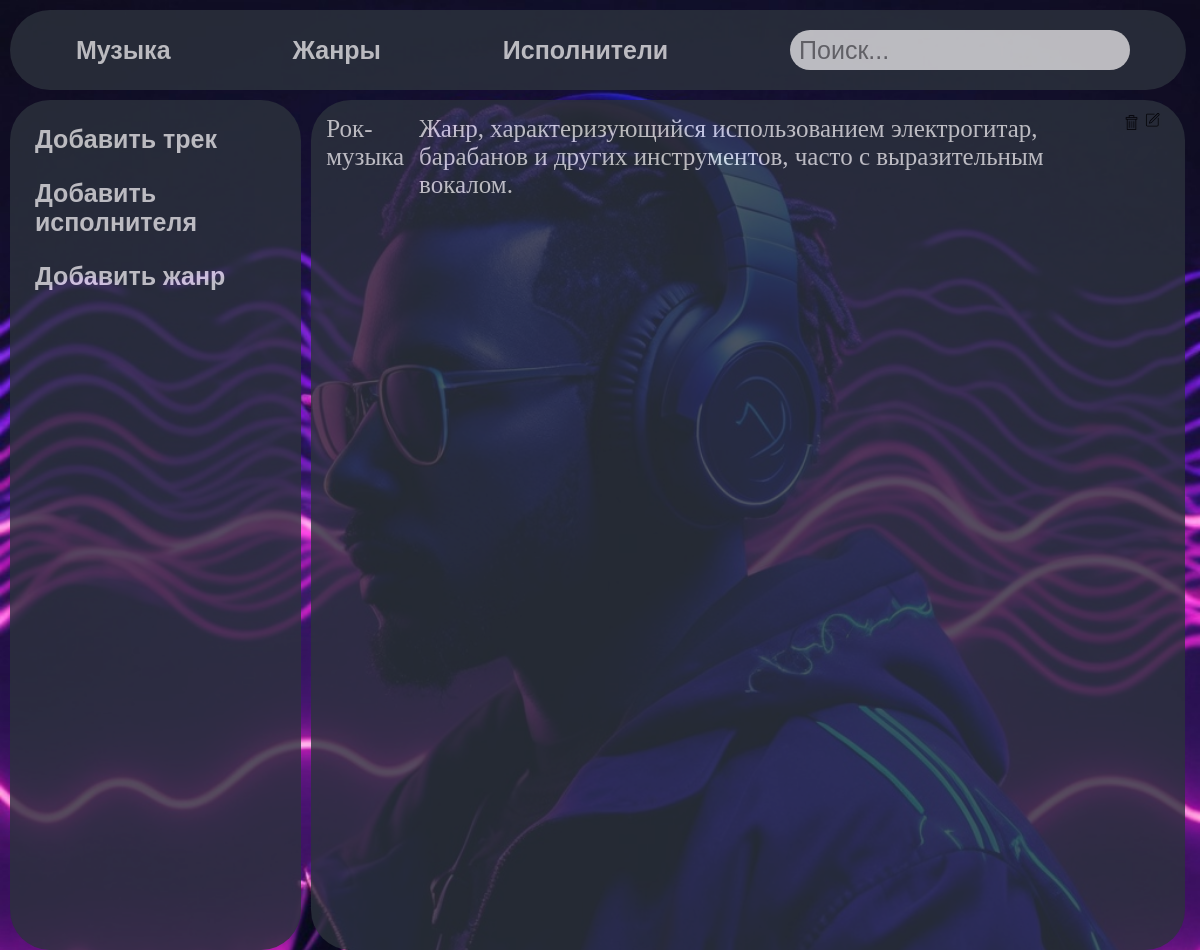
/music/genre/2, run on the app's committed database.
### music/models.py (models this page shows, shortened)
class TypeMusics(models.Model):
    name_type = models.CharField('Жанр', max_length=250)
    description = models.CharField('Описание', max_length=250)
    class Meta:
        verbose_name = 'Жанр'
        verbose_name_plural = 'Жанры'

### music/views.py (the view)
# urls.py: path('genre/<int:pk>', views.GenreDetailView.as_view(), name='genre-details'),
class GenreDetailView(DetailView):
    model = TypeMusics
    template_name = 'music/genredetailviews.html'
    context_object_name = 'genre'

### music/templates/music/genredetailviews.html
{% extends 'music/music.html' %}
{% load static %}
{% block content-right %}
  <div class="features">
      <h1 class="form-control-view">{{ genre.name_type }}</h1>
      <p class="form-control-view">{{ genre.description }}</p>
      <a href="{% url 'genre-delete' genre.id %}" class="btn btn-danger">
          <img src="{% static 'music/img/delete.png' %}" alt="Удалить">
      </a>
      <a href="{% url 'genre-update' genre.id %}" class="btn btn-info">
          <img src="{% static 'music/img/update.svg' %}" alt="Редактировать">
      </a>
  </div>
{% endblock %}

### music/static/music/css/music.css (style rules this page uses)
body { background-image: url("../img/back1.jpg"); background-repeat: no-repeat; background-size: 100%; }
.page-body { display: flex; flex-direction: column; }
.features { display: flex; flex-direction: row; }
.btn-danger { width: 30px; height: 30px; margin-top: 15px; margin-left: 10px; }
.btn-info { background-color: #2c323d; width: 50px; height: 50px; margin-top: 7px; margin-right: 20px; }
.form-control-view { margin-left: 15px; margin-top: 15px; font-family: URW Chancery L, cursive; font-size: 25px; color: #e6e6e6; }

### data on the page
TypeMusics: name_type "Рок-музыка", description "Жанр, характеризующийся использованием электрогитар, барабанов и других инструментов, часто с выразительным вокалом."
